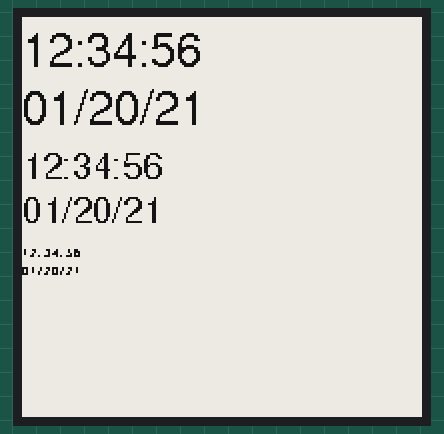
A sketch run on a simulated Arduino Uno, built for the host (arithmetic inside an expression is 32-bit, double 64-bit). Shown: 200×200 one-colour display. What the sketch prints to the serial monitor is not drawn.

Above: at 6.1 s.

The sketch:

EPaper_font_test.ino
```cpp
/*
  Font test  for ePaper display
  Uses Adafruit EPD library: http://librarymanager/All#Adafruit_EPD

  Circuit:
   - 1.54-inch ePaper display connected to SPI pins, and connected to
   the pins listed below.

  created 15 Jan 2021
  updated 14 Feb 2023
  by Tom Igoe
*/

#include "Adafruit_EPD.h"
#include <Fonts/FreeSans12pt7b.h>
#include <Fonts/FreeSans9pt7b.h>
#include "font.h"

// pin numbers. In addition to these, the SPI pins
// must be connected, and note that EPD_CS is the SPI CS pin:
const int EPD_CS = 10;
const int EPD_DC = 9;
const int SRAM_CS = 8; // for boards without a frame buffer, set to -1
const int EPD_RESET = 5;
const int EPD_BUSY = 7;

/*
  You may need to use a different initializer depending on your screen.
  see
  https://github.com/adafruit/Adafruit_EPD/blob/master/examples/EPDTest/EPDTest.ino
  lines 19ff. for all the chipsets that the Adafruit EPD supports.
*/
// supports Adafruit's 1.54inch displays, Sparkfun's SparkX 1.54" display:
 Adafruit_SSD1608 display(200, 200, EPD_DC, EPD_RESET, EPD_CS, SRAM_CS, EPD_BUSY);
// Uncomment the following line if you are using 1.54" EPD with  SSD1681
// Adafruit_SSD1681 display(200, 200, EPD_DC, EPD_RESET, EPD_CS, SRAM_CS,EPD_BUSY);

void setup() {
  Serial.begin(9600);
  if (!Serial) delay(3000);
  // start the display:
  display.begin(SPI_MODE3);
  display.clearDisplay();
  // set the text color to black:
  display.setTextColor(EPD_BLACK);
  Serial.println("end of setup");
}

void loop() {
  String now = "12:34:56\n01/20/21";
  Serial.println(now);
  // set large font:
  display.setFont(&FreeSans12pt7b);
  display.clearBuffer();
  int16_t x1, y1;
  uint16_t w, h;

  display.getTextBounds(now, 0, 0, &x1, &y1, &w, &h);

  Serial.print(w);
  Serial.print(",");
  Serial.println(h);
  // move the cursor to 0,0:
  display.setCursor(0, 24);
  display.print(now);

  // change font to be smaller
  display.setFont(&FreeSans9pt7b);
  // move the cursor down 20 pixels:
  display.setCursor(0, 80);
  display.print(now);

   // change font to be smaller
  display.setFont(&Open_Sans_Regular_6);
  // move the cursor down 20 pixels:
  display.setCursor(0, 120);
  display.print(now);
  // push everything out to the screen:
  display.display();
  delay(20000);
}
```

font.h
```cpp
// Created by http://oleddisplay.squix.ch/ Consider a donation
// In case of problems make sure that you are using the font file with the correct version!
const uint8_t Open_Sans_Regular_6Bitmaps[] PROGMEM = {

	// Bitmap Data:
	0x00, // ' '
	0xA2, // '!'
	0x80, // '"'
	0x43,0x3C,0x00, // '#'
	0x0C,0x42,0xC0, // '$'
	0xC2,0xC6,0x96, // '%'
	0xE2,0x2D,0xE0, // '&'
	0x80, // '''
	0x92,0x40, // '('
	0x89,0x28, // ')'
	0x4E,0x40, // '*'
	0x44,0x40, // '+'
	0xA0, // ','
	0xC0, // '-'
	0x80, // '.'
	0x4A,0x40, // '/'
	0xEA,0xAE, // '0'
	0xA8, // '1'
	0x62,0x4C, // '2'
	0x62,0x2E, // '3'
	0x26,0xE2, // '4'
	0x44,0x2E, // '5'
	0xCE,0xAE, // '6'
	0x62,0x44, // '7'
	0xE6,0xAE, // '8'
	0xEA,0x62, // '9'
	0x08, // ':'
	0x0A, // ';'
	0x04,0x40, // '<'
	0x4E, // '='
	0x86,0x40, // '>'
	0x48,0x00, // '?'
	0x7B,0xED,0xA8,0x60, // '@'
	0x43,0x19,0x20, // 'A'
	0xEC,0xAC, // 'B'
	0x64,0x20,0x80, // 'C'
	0xEA,0xAC, // 'D'
	0x92,0x40, // 'E'
	0x92,0x40, // 'F'
	0x64,0x24,0xE0, // 'G'
	0xAE,0xAA, // 'H'
	0x92,0x40, // 'I'
	0xAA,0x80, // 'J'
	0xC8,0xCA, // 'K'
	0x92,0x40, // 'L'
	0x95,0xAC,0xA0, // 'M'
	0xAA,0xE2, // 'N'
	0xF4,0xA4,0xE0, // 'O'
	0xDA,0x40, // 'P'
	0xF4,0xA4,0xE1,0x00, // 'Q'
	0xCC,0xCA, // 'R'
	0xC4,0x2E, // 'S'
	0x44,0x44, // 'T'
	0xAA,0xAE, // 'U'
	0x95,0x18,0x80, // 'V'
	0xAA,0xE5,0x92, // 'W'
	0xA4,0x4A, // 'X'
	0xA4,0x44, // 'Y'
	0x64,0x4C, // 'Z'
	0x92,0x48, // '['
	0x91,0x20, // '\'
	0x2A,0x80, // ']'
	0x42, // '^'
	0x40, // '_'
	0x80, // '`'
	0x2E,0xE0, // 'a'
	0x13,0x6C, // 'b'
	0xC8,0xE0, // 'c'
	0x06,0xAA,0xE0, // 'd'
	0xEC,0xC0, // 'e'
	0x52,0x40, // 'f'
	0xE6,0x4E, // 'g'
	0x13,0x60, // 'h'
	0x08, // 'i'
	0x0A,0x80, // 'j'
	0x13,0x44, // 'k'
	0x2A,0x00, // 'l'
	0xF6,0x80, // 'm'
	0xD8,0x00, // 'n'
	0xEA,0xE0, // 'o'
	0xDB,0x00, // 'p'
	0xEA,0xE0, // 'q'
	0xA0, // 'r'
	0xC4,0xE0, // 's'
	0x12,0x40, // 't'
	0x8A,0xE0, // 'u'
	0xAA,0x40, // 'v'
	0xA3,0xC5,0x00, // 'w'
	0xA4,0xA0, // 'x'
	0xAA,0x44, // 'y'
	0x64,0xC0, // 'z'
	0x4A,0x24, // '{'
	0xAA,0xA0, // '|'
	0x49,0x20 // '}'
};
const GFXglyph Open_Sans_Regular_6Glyphs[] PROGMEM = {
// bitmapOffset, width, height, xAdvance, xOffset, yOffset
	  {     0,   1,   1,   3,    0,    0 }, // ' '
	  {     1,   2,   4,   3,    0,   -4 }, // '!'
	  {     2,   3,   1,   3,    0,   -4 }, // '"'
	  {     3,   5,   4,   5,    0,   -4 }, // '#'
	  {     6,   4,   5,   4,    0,   -5 }, // '$'
	  {     9,   6,   4,   6,    0,   -4 }, // '%'
	  {    12,   5,   4,   5,    0,   -4 }, // '&'
	  {    15,   2,   1,   2,    0,   -4 }, // '''
	  {    16,   3,   5,   3,    0,   -4 }, // '('
	  {    18,   3,   5,   3,    0,   -4 }, // ')'
	  {    20,   4,   3,   4,    0,   -5 }, // '*'
	  {    22,   4,   3,   4,    0,   -4 }, // '+'
	  {    24,   2,   2,   2,    0,   -1 }, // ','
	  {    25,   3,   1,   3,    0,   -2 }, // '-'
	  {    26,   2,   1,   3,    0,   -1 }, // '.'
	  {    27,   3,   4,   3,    0,   -4 }, // '/'
	  {    29,   4,   4,   4,    0,   -4 }, // '0'
	  {    31,   2,   4,   4,    1,   -4 }, // '1'
	  {    32,   4,   4,   4,    0,   -4 }, // '2'
	  {    34,   4,   4,   4,    0,   -4 }, // '3'
	  {    36,   4,   4,   4,    0,   -4 }, // '4'
	  {    38,   4,   4,   4,    0,   -4 }, // '5'
	  {    40,   4,   4,   4,    0,   -4 }, // '6'
	  {    42,   4,   4,   4,    0,   -4 }, // '7'
	  {    44,   4,   4,   4,    0,   -4 }, // '8'
	  {    46,   4,   4,   4,    0,   -4 }, // '9'
	  {    48,   2,   3,   3,    0,   -3 }, // ':'
	  {    49,   2,   4,   3,    0,   -3 }, // ';'
	  {    50,   4,   3,   4,    0,   -4 }, // '<'
	  {    52,   4,   2,   4,    0,   -3 }, // '='
	  {    53,   4,   3,   4,    0,   -4 }, // '>'
	  {    55,   3,   4,   4,    0,   -4 }, // '?'
	  {    57,   6,   5,   6,    0,   -4 }, // '@'
	  {    61,   5,   4,   5,    0,   -4 }, // 'A'
	  {    64,   4,   4,   5,    1,   -4 }, // 'B'
	  {    66,   5,   4,   5,    0,   -4 }, // 'C'
	  {    69,   4,   4,   5,    1,   -4 }, // 'D'
	  {    71,   3,   4,   4,    1,   -4 }, // 'E'
	  {    73,   3,   4,   4,    1,   -4 }, // 'F'
	  {    75,   5,   4,   5,    0,   -4 }, // 'G'
	  {    78,   4,   4,   5,    1,   -4 }, // 'H'
	  {    80,   3,   4,   3,    0,   -4 }, // 'I'
	  {    82,   2,   5,   3,    0,   -4 }, // 'J'
	  {    84,   4,   4,   5,    1,   -4 }, // 'K'
	  {    86,   3,   4,   4,    1,   -4 }, // 'L'
	  {    88,   5,   4,   6,    1,   -4 }, // 'M'
	  {    91,   4,   4,   6,    1,   -4 }, // 'N'
	  {    93,   5,   4,   6,    0,   -4 }, // 'O'
	  {    96,   3,   4,   5,    1,   -4 }, // 'P'
	  {    98,   5,   5,   6,    0,   -4 }, // 'Q'
	  {   102,   4,   4,   5,    1,   -4 }, // 'R'
	  {   104,   4,   4,   4,    0,   -4 }, // 'S'
	  {   106,   4,   4,   4,    0,   -4 }, // 'T'
	  {   108,   4,   4,   5,    1,   -4 }, // 'U'
	  {   110,   5,   4,   5,    0,   -4 }, // 'V'
	  {   113,   6,   4,   7,    0,   -4 }, // 'W'
	  {   116,   4,   4,   4,    0,   -4 }, // 'X'
	  {   118,   4,   4,   4,    0,   -4 }, // 'Y'
	  {   120,   4,   4,   4,    0,   -4 }, // 'Z'
	  {   122,   3,   5,   3,    0,   -4 }, // '['
	  {   124,   3,   4,   3,    0,   -4 }, // '\'
	  {   126,   2,   5,   3,    0,   -4 }, // ']'
	  {   128,   4,   2,   4,    0,   -4 }, // '^'
	  {   129,   4,   1,   4,    0,    0 }, // '_'
	  {   130,   2,   1,   4,    1,   -5 }, // '`'
	  {   131,   4,   3,   4,    0,   -3 }, // 'a'
	  {   133,   3,   5,   5,    1,   -5 }, // 'b'
	  {   135,   4,   3,   4,    0,   -3 }, // 'c'
	  {   137,   4,   5,   5,    0,   -5 }, // 'd'
	  {   140,   4,   3,   4,    0,   -3 }, // 'e'
	  {   142,   3,   5,   3,    0,   -5 }, // 'f'
	  {   144,   4,   4,   4,    0,   -3 }, // 'g'
	  {   146,   3,   5,   5,    1,   -5 }, // 'h'
	  {   148,   2,   4,   3,    0,   -4 }, // 'i'
	  {   149,   2,   5,   3,    0,   -4 }, // 'j'
	  {   151,   3,   5,   4,    1,   -5 }, // 'k'
	  {   153,   2,   5,   3,    0,   -5 }, // 'l'
	  {   155,   5,   3,   7,    1,   -3 }, // 'm'
	  {   157,   3,   3,   5,    1,   -3 }, // 'n'
	  {   159,   4,   3,   5,    0,   -3 }, // 'o'
	  {   161,   3,   4,   5,    1,   -3 }, // 'p'
	  {   163,   4,   4,   5,    0,   -3 }, // 'q'
	  {   165,   2,   3,   3,    1,   -3 }, // 'r'
	  {   166,   4,   3,   4,    0,   -3 }, // 's'
	  {   168,   3,   4,   3,    0,   -4 }, // 't'
	  {   170,   4,   3,   5,    0,   -3 }, // 'u'
	  {   172,   4,   3,   4,    0,   -3 }, // 'v'
	  {   174,   6,   3,   6,    0,   -3 }, // 'w'
	  {   177,   4,   3,   4,    0,   -3 }, // 'x'
	  {   179,   4,   4,   4,    0,   -3 }, // 'y'
	  {   181,   4,   3,   4,    0,   -3 }, // 'z'
	  {   183,   3,   5,   3,    0,   -4 }, // '{'
	  {   185,   2,   6,   4,    1,   -5 }, // '|'
	  {   187,   3,   5,   3,    0,   -4 } // '}'
};
const GFXfont Open_Sans_Regular_6 PROGMEM = {
(uint8_t  *)Open_Sans_Regular_6Bitmaps,(GFXglyph *)Open_Sans_Regular_6Glyphs,0x20, 0x7E, 9};

// Created by http://oleddisplay.squix.ch/ Consider a donation
// In case of problems make sure that you are using the font file with the correct version!
const uint8_t Open_Sans_Regular_4Bitmaps[] PROGMEM = {

	// Bitmap Data:
	0x00, // ' '
	0xA0, // '!'
	0x80, // '"'
	0x19,0x00, // '#'
	0x4B,0x00, // '$'
	0x8E,0x20, // '%'
	0x44,0xE0, // '&'
	0x80, // '''
	0x28, // '('
	0xAA, // ')'
	0x18, // '*'
	0xC0, // '+'
	0x00, // ','
	0x00, // '-'
	0x00, // '.'
	0x28, // '/'
	0xDB,0x00, // '0'
	0xA0, // '1'
	0xCA,0x00, // '2'
	0xD1,0x00, // '3'
	0x59,0x00, // '4'
	0x99,0x00, // '5'
	0x1B,0x00, // '6'
	0x48,0x00, // '7'
	0xCB,0x00, // '8'
	0xD9,0x00, // '9'
	0x00, // ':'
	0x00, // ';'
	0x80, // '<'
	0x00, // '='
	0x40, // '>'
	0x40,0x00, // '?'
	0x6A,0xE0, // '@'
	0x4C,0x80, // 'A'
	0xDB,0x00, // 'B'
	0xD2,0x00, // 'C'
	0xCA,0xE0, // 'D'
	0x9A,0x00, // 'E'
	0x9A,0x00, // 'F'
	0xCA,0xE0, // 'G'
	0xAE,0xA0, // 'H'
	0xA8, // 'I'
	0xAA, // 'J'
	0x9A,0x00, // 'K'
	0x92,0x00, // 'L'
	0xAA,0xC0, // 'M'
	0xAE,0xA0, // 'N'
	0xEA,0xE0, // 'O'
	0xDA,0x00, // 'P'
	0xEA,0xE2, // 'Q'
	0xDA,0x00, // 'R'
	0x89,0x00, // 'S'
	0x08,0x00, // 'T'
	0xAA,0xE0, // 'U'
	0x19,0x00, // 'V'
	0x16,0xA8, // 'W'
	0x8A,0x00, // 'X'
	0x98,0x00, // 'Y'
	0x4A,0x00, // 'Z'
	0xAA, // '['
	0x20, // '\'
	0x2A, // ']'
	0x98, // '^'
	0xC0, // '_'
	0x80, // '`'
	0x58, // 'a'
	0x9B,0x00, // 'b'
	0x90, // 'c'
	0x1B,0x00, // 'd'
	0xD0, // 'e'
	0x92,0x00, // 'f'
	0xD3,0x00, // 'g'
	0x9A,0x00, // 'h'
	0x28, // 'i'
	0x2A, // 'j'
	0x93,0x00, // 'k'
	0xA8, // 'l'
	0xE8, // 'm'
	0xD0, // 'n'
	0xD8, // 'o'
	0xDA,0x00, // 'p'
	0xD8,0x00, // 'q'
	0x90, // 'r'
	0x88, // 's'
	0xA8, // 't'
	0x98, // 'u'
	0xD0, // 'v'
	0xCA, // 'w'
	0x58, // 'x'
	0xD0,0x00, // 'y'
	0x10, // 'z'
	0x28, // '{'
	0x09,0x00, // '|'
	0xAA // '}'
};
const GFXglyph Open_Sans_Regular_4Glyphs[] PROGMEM = {
// bitmapOffset, width, height, xAdvance, xOffset, yOffset
	  {     0,   1,   1,   2,    0,    0 }, // ' '
	  {     1,   2,   3,   2,    0,   -3 }, // '!'
	  {     2,   2,   1,   3,    0,   -3 }, // '"'
	  {     3,   3,   3,   4,    0,   -3 }, // '#'
	  {     5,   3,   3,   3,    0,   -3 }, // '$'
	  {     7,   4,   3,   4,    0,   -3 }, // '%'
	  {     9,   4,   3,   4,    0,   -3 }, // '&'
	  {    11,   2,   1,   2,    0,   -3 }, // '''
	  {    12,   2,   4,   2,    0,   -3 }, // '('
	  {    13,   2,   4,   2,    0,   -3 }, // ')'
	  {    14,   3,   2,   3,    0,   -3 }, // '*'
	  {    15,   3,   2,   3,    0,   -2 }, // '+'
	  {    16,   2,   1,   2,    0,    0 }, // ','
	  {    17,   2,   2,   2,    0,   -2 }, // '-'
	  {    18,   2,   2,   2,    0,   -1 }, // '.'
	  {    19,   2,   3,   2,    0,   -3 }, // '/'
	  {    20,   3,   3,   3,    0,   -3 }, // '0'
	  {    22,   2,   3,   3,    0,   -3 }, // '1'
	  {    23,   3,   3,   3,    0,   -3 }, // '2'
	  {    25,   3,   3,   3,    0,   -3 }, // '3'
	  {    27,   3,   3,   3,    0,   -3 }, // '4'
	  {    29,   3,   3,   3,    0,   -3 }, // '5'
	  {    31,   3,   3,   3,    0,   -3 }, // '6'
	  {    33,   3,   3,   3,    0,   -3 }, // '7'
	  {    35,   3,   3,   3,    0,   -3 }, // '8'
	  {    37,   3,   3,   3,    0,   -3 }, // '9'
	  {    39,   2,   2,   2,    0,   -2 }, // ':'
	  {    40,   2,   3,   2,    0,   -2 }, // ';'
	  {    41,   3,   2,   3,    0,   -2 }, // '<'
	  {    42,   3,   1,   3,    0,   -2 }, // '='
	  {    43,   3,   2,   3,    0,   -2 }, // '>'
	  {    44,   3,   3,   3,    0,   -3 }, // '?'
	  {    46,   4,   3,   5,    0,   -3 }, // '@'
	  {    48,   4,   3,   4,    0,   -3 }, // 'A'
	  {    50,   3,   3,   4,    0,   -3 }, // 'B'
	  {    52,   3,   3,   4,    0,   -3 }, // 'C'
	  {    54,   4,   3,   4,    0,   -3 }, // 'D'
	  {    56,   3,   3,   3,    0,   -3 }, // 'E'
	  {    58,   3,   3,   3,    0,   -3 }, // 'F'
	  {    60,   4,   3,   4,    0,   -3 }, // 'G'
	  {    62,   4,   3,   4,    0,   -3 }, // 'H'
	  {    64,   2,   3,   2,    0,   -3 }, // 'I'
	  {    65,   2,   4,   2,    0,   -3 }, // 'J'
	  {    66,   3,   3,   3,    0,   -3 }, // 'K'
	  {    68,   3,   3,   3,    0,   -3 }, // 'L'
	  {    70,   4,   3,   5,    0,   -3 }, // 'M'
	  {    72,   4,   3,   4,    0,   -3 }, // 'N'
	  {    74,   4,   3,   4,    0,   -3 }, // 'O'
	  {    76,   3,   3,   3,    0,   -3 }, // 'P'
	  {    78,   4,   4,   4,    0,   -3 }, // 'Q'
	  {    80,   3,   3,   3,    0,   -3 }, // 'R'
	  {    82,   3,   3,   3,    0,   -3 }, // 'S'
	  {    84,   3,   3,   3,    0,   -3 }, // 'T'
	  {    86,   4,   3,   4,    0,   -3 }, // 'U'
	  {    88,   3,   3,   3,    0,   -3 }, // 'V'
	  {    90,   5,   3,   5,    0,   -3 }, // 'W'
	  {    92,   3,   3,   3,    0,   -3 }, // 'X'
	  {    94,   3,   3,   3,    0,   -3 }, // 'Y'
	  {    96,   3,   3,   3,    0,   -3 }, // 'Z'
	  {    98,   2,   4,   2,    0,   -3 }, // '['
	  {    99,   2,   3,   2,    0,   -3 }, // '\'
	  {   100,   2,   4,   2,    0,   -3 }, // ']'
	  {   101,   3,   2,   3,    0,   -3 }, // '^'
	  {   102,   3,   1,   3,    0,    0 }, // '_'
	  {   103,   2,   1,   3,    1,   -3 }, // '`'
	  {   104,   3,   2,   3,    0,   -2 }, // 'a'
	  {   105,   3,   3,   3,    0,   -3 }, // 'b'
	  {   107,   3,   2,   3,    0,   -2 }, // 'c'
	  {   108,   3,   3,   3,    0,   -3 }, // 'd'
	  {   110,   3,   2,   3,    0,   -2 }, // 'e'
	  {   111,   3,   3,   2,    0,   -3 }, // 'f'
	  {   113,   3,   3,   3,    0,   -2 }, // 'g'
	  {   115,   3,   3,   3,    0,   -3 }, // 'h'
	  {   117,   2,   3,   2,    0,   -3 }, // 'i'
	  {   118,   2,   4,   2,    0,   -3 }, // 'j'
	  {   119,   3,   3,   3,    0,   -3 }, // 'k'
	  {   121,   2,   3,   2,    0,   -3 }, // 'l'
	  {   122,   4,   2,   5,    0,   -2 }, // 'm'
	  {   123,   3,   2,   3,    0,   -2 }, // 'n'
	  {   124,   3,   2,   3,    0,   -2 }, // 'o'
	  {   125,   3,   3,   3,    0,   -2 }, // 'p'
	  {   127,   3,   3,   3,    0,   -2 }, // 'q'
	  {   129,   3,   2,   3,    0,   -2 }, // 'r'
	  {   130,   3,   2,   3,    0,   -2 }, // 's'
	  {   131,   2,   3,   2,    0,   -3 }, // 't'
	  {   132,   3,   2,   3,    0,   -2 }, // 'u'
	  {   133,   3,   2,   3,    0,   -2 }, // 'v'
	  {   134,   4,   2,   4,    0,   -2 }, // 'w'
	  {   135,   3,   2,   3,    0,   -2 }, // 'x'
	  {   136,   3,   3,   3,    0,   -2 }, // 'y'
	  {   138,   3,   2,   3,    0,   -2 }, // 'z'
	  {   139,   2,   4,   3,    0,   -3 }, // '{'
	  {   140,   3,   4,   3,    0,   -3 }, // '|'
	  {   142,   2,   4,   3,    0,   -3 } // '}'
};
const GFXfont Open_Sans_Regular_4 PROGMEM = {
(uint8_t  *)Open_Sans_Regular_4Bitmaps,(GFXglyph *)Open_Sans_Regular_4Glyphs,0x20, 0x7E, 7};
```
